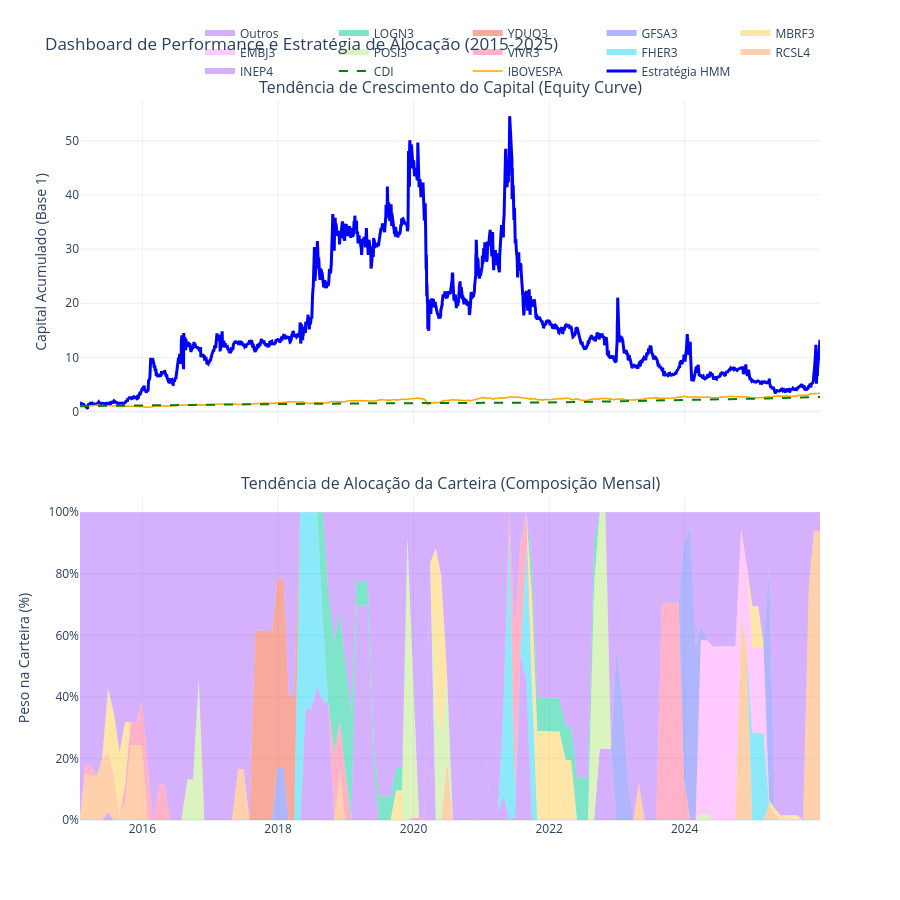

The notebook cell this image was saved under:
### Code cell
import pandas as pd
import numpy as np
import plotly.graph_objects as go
from plotly.subplots import make_subplots
import os

def gerar_painel_visualizacao(diretorio_dados):
    print("=== GERANDO PAINEL DE VISUALIZAÇÃO INTERATIVO ===")
    
    df_pesos = pd.read_csv(os.path.join(diretorio_dados, "historico_alocacao_HMM_EWMA_maximo_sharpe.csv"), index_col=0, parse_dates=True)
    df_ret = pd.read_csv(os.path.join(diretorio_dados, "matriz_retornos_simples_v2.csv"), index_col='Data', parse_dates=True)
    
    # Carregar CDI Externo
    caminho_cdi = os.path.join(diretorio_dados, "CDI_2010_2026.xlsx")
    df_cdi = pd.read_excel(caminho_cdi)
    df_cdi = df_cdi.rename(columns={'Date': 'Data', 'valor': 'CDI'}).set_index('Data')
    df_cdi.index = pd.to_datetime(df_cdi.index)
    
    data_ini = df_pesos.index[0]
    df_ret = df_ret.loc[data_ini:]
    
    pesos_diarios = df_pesos.reindex(df_ret.index).ffill().bfill()
    ret_ativos = df_ret[df_pesos.columns]
    ret_est = (ret_ativos * pesos_diarios).sum(axis=1)
    
    curva_est = (1 + ret_est).cumprod()
    curva_ibov = (1 + df_ret['IBOV']).cumprod()
    
    # CDI Alinhado
    cdi_alinhado = df_cdi['CDI'].reindex(df_ret.index).ffill()
    curva_cdi = (1 + cdi_alinhado).cumprod()

    top_10_ativos = df_pesos.mean().sort_values(ascending=False).head(10).index.tolist()
    df_pesos_plot = df_pesos[top_10_ativos].copy()
    df_pesos_plot['Outros'] = df_pesos.drop(columns=top_10_ativos).sum(axis=1)

    fig = make_subplots(
        rows=2, cols=1,
        shared_xaxes=True,
        vertical_spacing=0.1,
        subplot_titles=("Tendência de Crescimento do Capital (Equity Curve)", 
                        "Tendência de Alocação da Carteira (Composição Mensal)")
    )

    fig.add_trace(go.Scatter(x=curva_est.index, y=curva_est, name="Estratégia HMM", line=dict(color='blue', width=3)), row=1, col=1)
    fig.add_trace(go.Scatter(x=curva_ibov.index, y=curva_ibov, name="IBOVESPA", line=dict(color='orange', width=1.5)), row=1, col=1)
    fig.add_trace(go.Scatter(x=curva_cdi.index, y=curva_cdi, name="CDI", line=dict(color='green', dash='dash')), row=1, col=1)

    for coluna in df_pesos_plot.columns:
        fig.add_trace(
            go.Scatter(x=df_pesos_plot.index, y=df_pesos_plot[coluna], name=coluna, stackgroup='one', mode='none'),
            row=2, col=1
        )

    fig.update_layout(
        height=900,
        title_text="Dashboard de Performance e Estratégia de Alocação (2015-2025)",
        template="plotly_white",
        showlegend=True,
        legend=dict(orientation="h", yanchor="bottom", y=1.02, xanchor="right", x=1)
    )

    fig.update_yaxes(title_text="Capital Acumulado (Base 1)", row=1, col=1)
    fig.update_yaxes(title_text="Peso na Carteira (%)", tickformat=".0%", row=2, col=1)

    fig.show()

pasta_trabalho = r"C:\VSCodeWorkspace\TCC_Escrito\data"
gerar_painel_visualizacao(pasta_trabalho)

### Figure 1 — Plotly figure (JSON) as saved in the notebook; plotly's stock layout.template omitted (floating-point values rounded to 4 significant figures; data arrays with more than 128 entries replaced by an {"elided": "..."} marker saying what was removed)
{"data": [{"line": {"color": "blue", "width": 3}, "name": "Estratégia HMM", "type": "scatter", "x": {"elided": "2708 str values"}, "xaxis": "x", "y": {"elided": "2708 float values"}, "yaxis": "y"}, {"line": {"color": "orange", "width": 1.5}, "name": "IBOVESPA", "type": "scatter", "x": {"elided": "2708 str values"}, "xaxis": "x", "y": {"elided": "2708 float values"}, "yaxis": "y"}, {"line": {"color": "green", "dash": "dash"}, "name": "CDI", "type": "scatter", "x": {"elided": "2708 str values"}, "xaxis": "x", "y": {"elided": "2708 float values"}, "yaxis": "y"}, {"mode": "none", "name": "INEP4", "stackgroup": "one", "type": "scatter", "x": {"elided": "132 str values"}, "xaxis": "x2", "y": {"elided": "132 float values"}, "yaxis": "y2"}, {"mode": "none", "name": "RCSL4", "stackgroup": "one", "type": "scatter", "x": {"elided": "132 str values"}, "xaxis": "x2", "y": {"elided": "132 float values"}, "yaxis": "y2"}, {"mode": "none", "name": "FHER3", "stackgroup": "one", "type": "scatter", "x": {"elided": "132 str values"}, "xaxis": "x2", "y": {"elided": "132 float values"}, "yaxis": "y2"}, {"mode": "none", "name": "VIVR3", "stackgroup": "one", "type": "scatter", "x": {"elided": "132 str values"}, "xaxis": "x2", "y": {"elided": "132 float values"}, "yaxis": "y2"}, {"mode": "none", "name": "POSI3", "stackgroup": "one", "type": "scatter", "x": {"elided": "132 str values"}, "xaxis": "x2", "y": {"elided": "132 float values"}, "yaxis": "y2"}, {"mode": "none", "name": "EMBJ3", "stackgroup": "one", "type": "scatter", "x": {"elided": "132 str values"}, "xaxis": "x2", "y": {"elided": "132 float values"}, "yaxis": "y2"}, {"mode": "none", "name": "MBRF3", "stackgroup": "one", "type": "scatter", "x": {"elided": "132 str values"}, "xaxis": "x2", "y": {"elided": "132 float values"}, "yaxis": "y2"}, {"mode": "none", "name": "GFSA3", "stackgroup": "one", "type": "scatter", "x": {"elided": "132 str values"}, "xaxis": "x2", "y": {"elided": "132 float values"}, "yaxis": "y2"}, {"mode": "none", "name": "YDUQ3", "stackgroup": "one", "type": "scatter", "x": {"elided": "132 str values"}, "xaxis": "x2", "y": {"elided": "132 float values"}, "yaxis": "y2"}, {"mode": "none", "name": "LOGN3", "stackgroup": "one", "type": "scatter", "x": {"elided": "132 str values"}, "xaxis": "x2", "y": {"elided": "132 float values"}, "yaxis": "y2"}, {"mode": "none", "name": "Outros", "stackgroup": "one", "type": "scatter", "x": {"elided": "132 str values"}, "xaxis": "x2", "y": {"elided": "132 float values"}, "yaxis": "y2"}], "layout": {"annotations": [{"font": {"size": 16}, "showarrow": false, "text": "Tendência de Crescimento do Capital (Equity Curve)", "x": 0.5, "xanchor": "center", "xref": "paper", "y": 1, "yanchor": "bottom", "yref": "paper"}, {"font": {"size": 16}, "showarrow": false, "text": "Tendência de Alocação da Carteira (Composição Mensal)", "x": 0.5, "xanchor": "center", "xref": "paper", "y": 0.45, "yanchor": "bottom", "yref": "paper"}], "height": 900, "legend": {"orientation": "h", "x": 1, "xanchor": "right", "y": 1.02, "yanchor": "bottom"}, "showlegend": true, "title": {"text": "Dashboard de Performance e Estratégia de Alocação (2015-2025)"}, "xaxis": {"anchor": "y", "domain": [0, 1], "matches": "x2", "showticklabels": false}, "xaxis2": {"anchor": "y2", "domain": [0, 1]}, "yaxis": {"anchor": "x", "domain": [0.55, 1], "title": {"text": "Capital Acumulado (Base 1)"}}, "yaxis2": {"anchor": "x2", "domain": [0, 0.45], "tickformat": ".0%", "title": {"text": "Peso na Carteira (%)"}}}}
